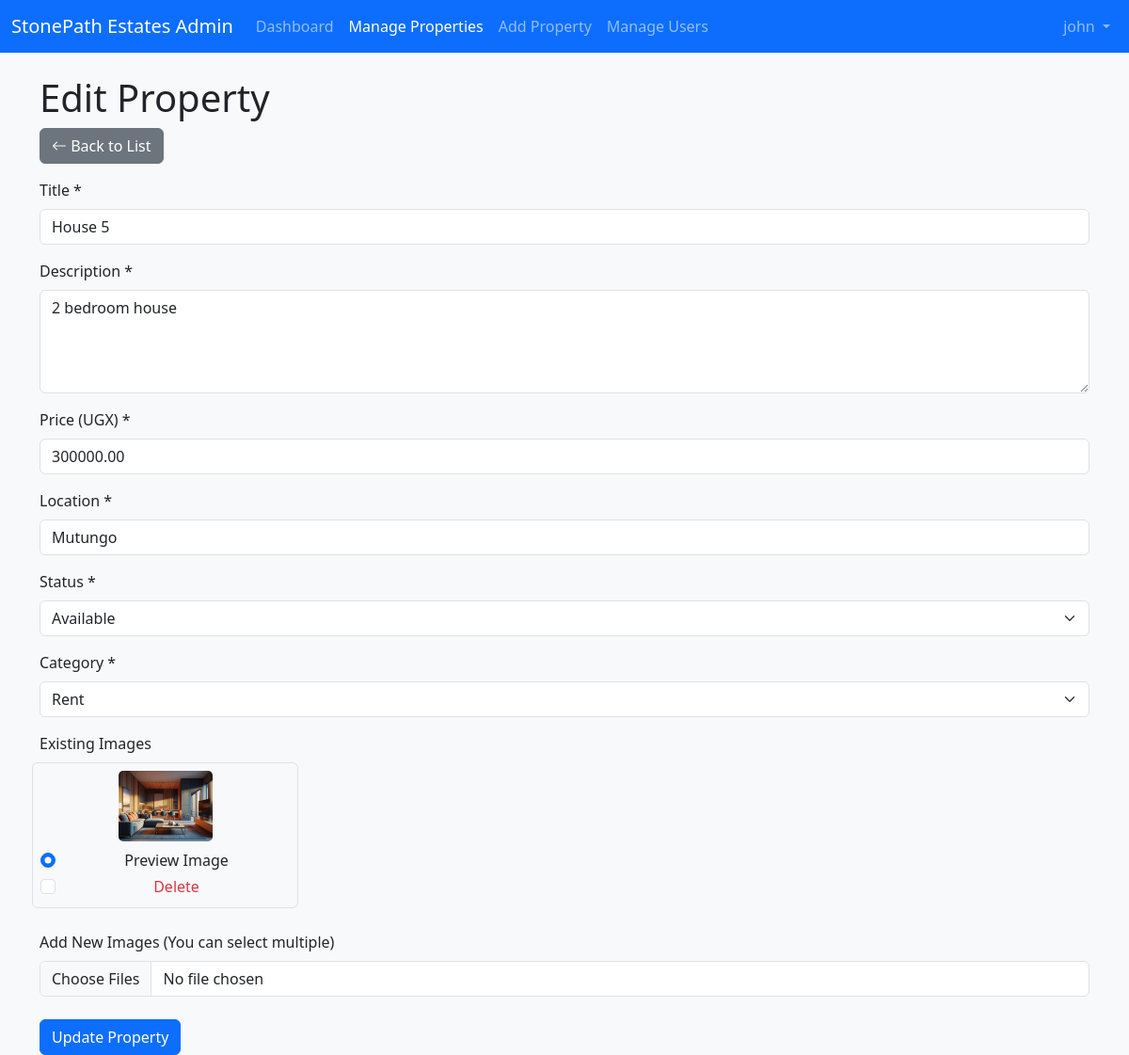
The app's page /admin/edit_property.php?id=7 (signed in) with its own data.
### tables this page shows
CREATE TABLE `properties` (
  `id` int(11) NOT NULL,
  `title` varchar(255) NOT NULL,
  `description` text DEFAULT NULL,
  `category` varchar(50) NOT NULL,
  `preview_image` varchar(255) DEFAULT NULL,
  `price` decimal(12,2) NOT NULL,
  `location` varchar(255) NOT NULL,
  `latitude` double DEFAULT NULL,
  `longitude` double DEFAULT NULL,
  `status` enum('available','rented','sold') DEFAULT 'available',
  `image` varchar(255) DEFAULT NULL,
  `created_at` timestamp NOT NULL DEFAULT current_timestamp()
);

CREATE TABLE `property_images` (
  `id` int(11) NOT NULL,
  `property_id` int(11) NOT NULL,
  `image_path` varchar(255) NOT NULL,
  `is_main` tinyint(1) DEFAULT 0
);

### admin/edit_property.php (the view, shortened to what this page needs)
<?php
require_once 'includes/connect.php';
$propertyId = (int)$_GET['id'];
$stmt = $pdo->prepare("SELECT * FROM properties WHERE id = ?");
$stmt->execute([$propertyId]);
$property = $stmt->fetch();
$stmtImg = $pdo->prepare("SELECT * FROM property_images WHERE property_id = ?");
$stmtImg->execute([$propertyId]);
$images = $stmtImg->fetchAll();
?>
<!DOCTYPE html>
<html lang="en">
<head>
    <link href="https://cdn.jsdelivr.net/npm/bootstrap@5.3.0/dist/css/bootstrap.min.css" rel="stylesheet" />
    <link href="https://cdn.jsdelivr.net/npm/bootstrap-icons@1.10.5/font/bootstrap-icons.css" rel="stylesheet" />
</head>
<body>
<?php include 'includes/header.php'; ?>
<div class="container mt-4">
    <h1>Edit Property</h1>
    <a href="manage_properties.php" class="btn btn-secondary mb-3"><i class="bi bi-arrow-left"></i> Back to List</a>
    <form action="edit_property.php?id=<?= $propertyId ?>" method="POST" enctype="multipart/form-data" novalidate>
        <div class="mb-3">
            <label for="title" class="form-label">Title *</label>
            <input type="text" id="title" name="title" class="form-control" required minlength="3" value="<?= htmlspecialchars($property['title']) ?>">
        </div>
        <div class="mb-3">
            <label for="description" class="form-label">Description *</label>
            <textarea id="description" name="description" class="form-control" rows="4" required><?= htmlspecialchars($property['description']) ?></textarea>
        </div>
        <div class="mb-3">
            <label for="price" class="form-label">Price (UGX) *</label>
            <input type="number" id="price" name="price" min="0" step="0.01" class="form-control" required value="<?= htmlspecialchars($property['price']) ?>">
        </div>
        <div class="mb-3">
            <label for="location" class="form-label">Location *</label>
            <input type="text" id="location" name="location" class="form-control" required value="<?= htmlspecialchars($property['location']) ?>">
        </div>
        <div class="mb-3">
            <label for="status" class="form-label">Status *</label>
            <select id="status" name="status" class="form-select" required>
                <?php
                $statuses = ['available' => 'Available', 'sold' => 'Sold', 'pending' => 'Pending'];
                foreach ($statuses as $val => $label) {
                    $selected = $property['status'] === $val ? 'selected' : '';
                    echo "<option value=\"$val\" $selected>$label</option>";
                }
                ?>
            </select>
        </div>
        <div class="mb-3">
            <label for="category" class="form-label">Category *</label>
            <select id="category" name="category" class="form-select" required>
                <?php
                $categories = ['rent' => 'Rent', 'sell' => 'Sell', 'airbnb' => 'Airbnb', 'other' => 'Other'];
                foreach ($categories as $val => $label) {
                    $selected = $property['category'] === $val ? 'selected' : '';
                    echo "<option value=\"$val\" $selected>$label</option>";
                }
                ?>
            </select>
        </div>
        <div class="mb-4">
            <label class="form-label">Existing Images</label>
            <?php if (count($images) === 0): ?>
                <p>No images uploaded for this property yet.</p>
            <?php else: ?>
                <div class="row g-3">
                    <?php foreach ($images as $img): ?>
                        <div class="col-md-3 text-center border rounded p-2 position-relative">
                            <img src="<?= htmlspecialchars($img['image_path']) ?>" alt="Image" class="thumb-img mb-2" />
                            <div>
                                <div class="form-check">
                                    <input class="form-check-input" type="radio"
                                        name="preview_image"
                                        id="preview_<?= $img['id'] ?>"
                                        value="<?= $img['id'] ?>"
                                        <?= ($property['preview_image'] === $img['image_path']) ? 'checked' : '' ?>
                                    >
                                    <label class="form-check-label" for="preview_<?= $img['id'] ?>">
                                        Preview Image
                                    </label>
                                </div>
                                <div class="form-check mt-1">
                                    <input class="form-check-input" type="checkbox" name="delete_images[]" id="delete_<?= $img['id'] ?>" value="<?= $img['id'] ?>">
                                    <label class="form-check-label text-danger" for="delete_<?= $img['id'] ?>">Delete</label>
                                </div>
                            </div>
                        </div>
                    <?php endforeach; ?>
                </div>
            <?php endif; ?>
        </div>
        <div class="mb-4">
            <label for="new_images" class="form-label">Add New Images (You can select multiple)</label>
            <input type="file" id="new_images" name="new_images[]" class="form-control" accept="image/*" multiple>
        </div>
        <button type="submit" class="btn btn-primary">Update Property</button>
    </form>
</div>
<?php include 'includes/footer.php'; ?>
</body>
</html>

### admin/edit_property.php (style rules this page uses)
.thumb-img { width: 100px; height: 75px; object-fit: cover; border-radius: 5px; }
.form-check-label { user-select: none; }

### admin/includes/header.php (style rules this page uses)
body { min-height: 100vh; background-color: #f8f9fa; }

### records on screen
properties: title "House 5", description "2 bedroom house", price "300000.00", location "Mutungo", preview_image "☑ Preview Image"
property_images: image_path (picture)

### other values on screen
$_SESSION['admin_username'] "john"
form field status "Available"
form field category "Rent"
